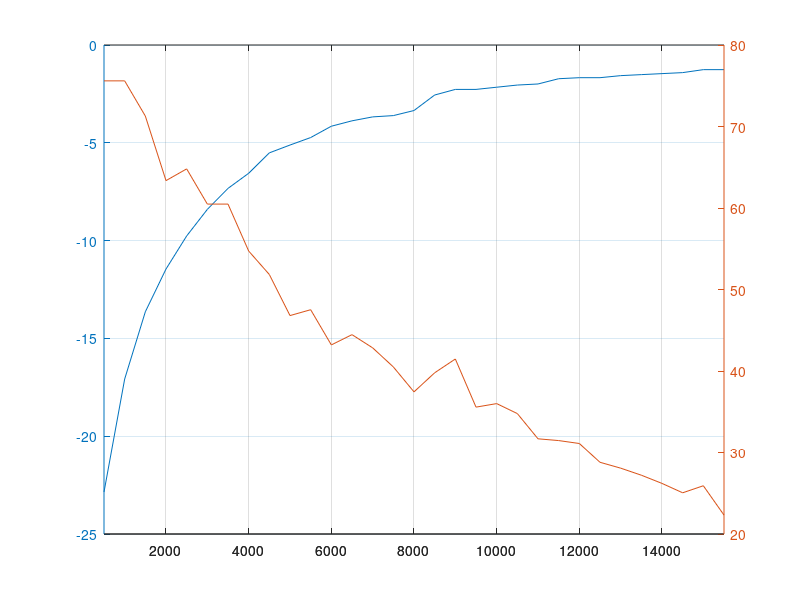

Here is the MATLAB script that generated this plot:
F = [500:500:15500];
V = ones(1,31)*4;
Vout = [.288,.560,.832,1.07,1.3,1.52,1.72,1.88,2.12,2.22,2.32,2.48,2.56,...
    2.62,2.64,2.72,2.98,3.08,3.08,3.12,3.16,3.18,3.28,3.3,3.3,3.34,3.36,...
    3.38,3.4,3.46,3.46];
A = Vout ./ V;
AdB = 20*log10(A);
dt = [420,210,132,88,72,56,48,38,32,26,24,20,19,17,15,13,13,12.8,10.4,...
    10,9.2,8,7.6,7.2,6.4,6,5.6,5.2,4.8,4.8,4]*1E-6;
ph = dt.*F.*360;

plotyy(F,AdB, F, ph)
% yyaxis right
grid on
